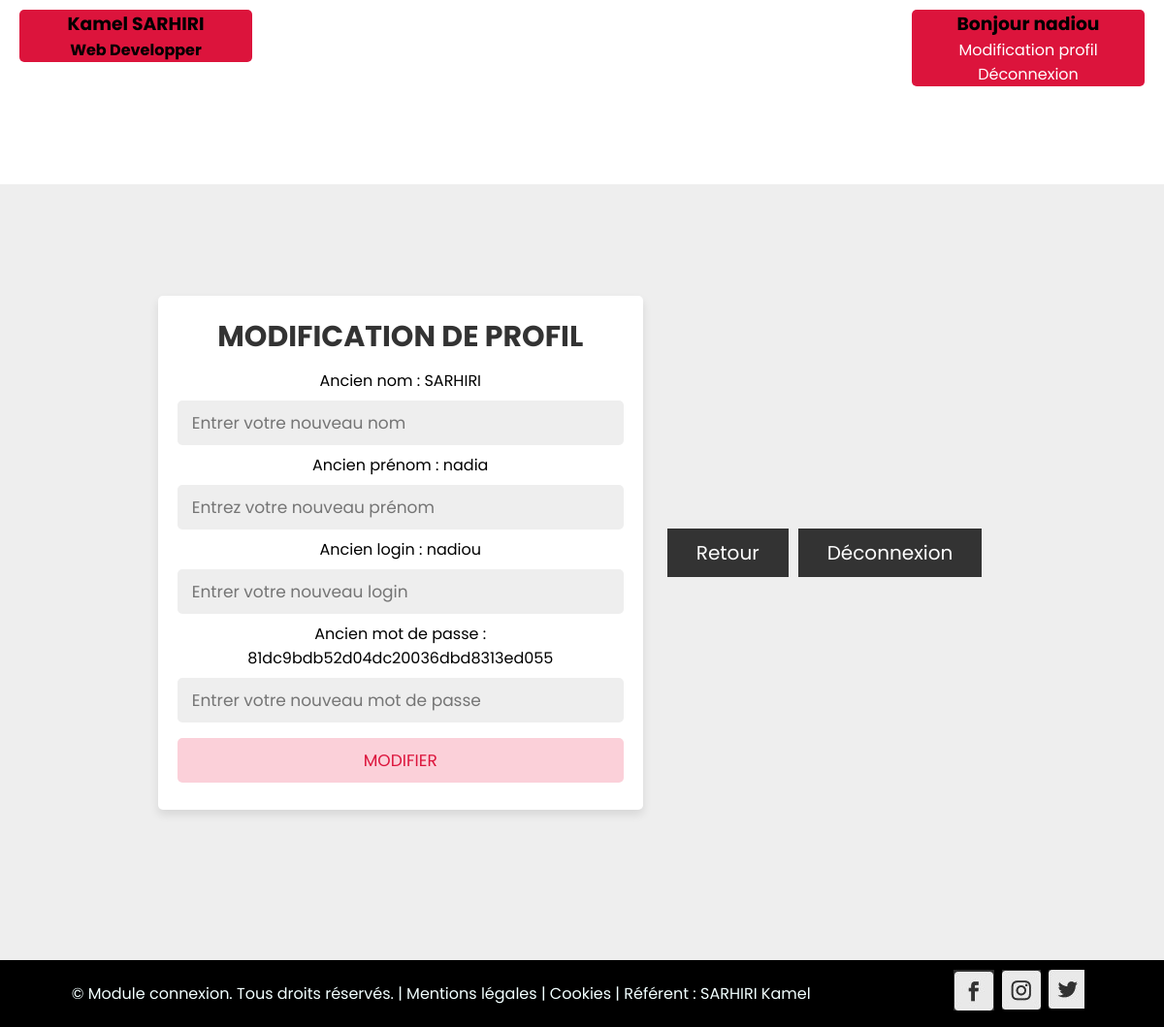
The page /update_profile.php (signed in) on the database its author committed.
### tables this page shows
CREATE TABLE IF NOT EXISTS `utilisateurs2` (
  `id` int(11) NOT NULL AUTO_INCREMENT,
  `login` varchar(255) NOT NULL,
  `prenom` varchar(255) NOT NULL,
  `nom` varchar(255) NOT NULL,
  `password` varchar(255) NOT NULL,
  `usertype` varchar(255) NOT NULL DEFAULT 'user',
  PRIMARY KEY (`id`)
);

### update_profile.php (the view, shortened to what this page needs)
<?php
@include 'config.php';
$select = "SELECT * FROM utilisateurs2 WHERE login = '".$_SESSION['user_name']."'";
    $result = mysqli_query($conn, $select);
    if(mysqli_num_rows($result) > 0){
    $row = mysqli_fetch_assoc($result);
}
?>
<!DOCTYPE html>
<html lang="fr">
<head>
    <link rel="stylesheet" href="style2.css" media="screen" type="text/css" />
</head>
<body>
    <header>
        <div class="container">
            <div id="left">
                <h3>Kamel SARHIRI</h3>
                <h4>Web Developper</h4>
            </div>
            <div id="right">
                <?php
                    if (isset($_GET['deconnexion'])){
                        if($_GET['deconnexion']==true){
                            session_unset();
                            header('Location: Index.php');
                        }
                    }
                    else if(isset($_SESSION['user_name'])){
                        $user = $_SESSION['user_name'];
                        echo "<div id='center'>
                                <h3>Bonjour $user</h3>
                            </div>";
                        if ($user != 'admin') {
                            echo "<nav>
                                <ul>
                                    <li><a class='a_head'href='update_profile.php'>Modification profil</a></li>
                                    <li><a class='a_head' href='logout.php'>Déconnexion</a></li>
                                </ul>
                            </nav>";
                        }
                    }
                ?>
            </div>
        </div>
    </header>
    <br>
    <br>
    <br>
    <br>
    <br>
    <br>
    <div class="form-container">
        <form action="" method="post" enctype="multipart/form-data">
            <h3>Modification de profil</h3>
            <span>Ancien nom : </span><?php echo "$row[nom]"?>
            <input type="text" name="name" value="" placeholder="Entrer votre nouveau nom">
            <span>Ancien prénom : </span><?php echo "$row[prenom]"?>
            <input type="text" name="lastname" value="" placeholder="Entrez votre nouveau prénom">
            <span>Ancien login : </span><?php echo "$row[login]"?>
            <input type="text" name="login" value="" placeholder="Entrer votre nouveau login">
            <span>Ancien mot de passe : </span><?php echo "$row[password]"?>
            <input type="password" name="cpassword" value="" placeholder="Entrer votre nouveau mot de passe">
            <input type="submit" name="submit" value="Modifier" class="form-btn">
        </form>
        <div class="container">
             <div class=content>
                <a href="user_page.php" class="btn">Retour</a>
            </div>
            <div class=content>
                <a href="logout.php" class="btn">Déconnexion</a>
            </div>
        </div>
    </div>
    <footer class="footer_2" style="padding-top: 10px; padding-bottom: 10px">
        <div>
            <p>
                © Module connexion. Tous droits réservés. | Mentions légales | Cookies |
                Référent  : SARHIRI Kamel
            </p>
        </div>
        <div>
            <ul class="reseaux">
                <li>
                    <a
                        href="https://www.facebook.com/ksarhi"
                        title="Suivez sur Facebook"
                        target="_blank"
                    >
                        <img
                        loading="lazy"
                        src="footer-picto-facebook.jpg"
                        alt="Suivez sur Facebook"
                        title="Suivez sur Facebook"
                        height="auto"
                        width="auto"
                        />
                    </a>
                </li>
                <li>
                    <a
                        href="https://www.instagram.com/kamelsarhi/"
                        title="Suivez sur Instagram"
                        target="_blank"
                    >
                        <img
                        src="footer-picto-instagram.jpg"
                        alt="Suivez sur Instagram"
                        title="Suivez sur Instagram"
                        height="auto"
                        width="auto"
                        />
                    </a>
                </li>
                <li>
                    <a
                        href="https://twitter.com/fcbarcelona_fra"
                        title="Suivez sur Twitter"
                        target="_blank"
                    >
                        <img
                        loading="lazy"
                        src="footer-picto-twitter.jpg"
                        alt="Suivez sur Twitter"
                        title="Suivez sur Twitter"
                        height="auto"
                        width="auto"
                        />
                    </a>
                </li>
            </ul>
        </div>
    </footer>
</body>
</html>

### style2.css (style rules this page uses)
* { margin: 0; padding: 0; box-sizing: border-box; outline: none; border: none; font-family: "Poppins", sans-serif; }
.container { display: flex; align-items: center; justify-content: center; padding: 20px; }
.container .content { text-align: center; }
.container .content .btn { display: inline-block; padding: 10px 30px; font-size: 20px; background: #333; color: #fff; margin: 0 5px; text-decoration: none; text-transform: capitalize; }
.form-container { min-height: 100vh; display: flex; align-items: center; justify-content: center; padding: 20px; padding-bottom: 60px; background: #eee; }
.form-container form { padding: 20px; border-radius: 5px; box-shadow: 0 5px 10px rgba(0, 0, 0, 0.1); background: #fff; text-align: center; width: 500px; }
.form-container form h3 { font-size: 30px; text-transform: uppercase; margin-bottom: 10px; color: #333; }
.form-container form input, .form-container form select { width: 100%; padding: 10px 15px; margin: 8px 0; font-size: 17px; background: #eee; border-radius: 5px; }
.form-container form .form-btn { background: #fbd0d9; color: crimson; text-transform: uppercase; text-transform: capitalize font-size: 20px; cursor: pointer; }
#left { background: crimson; width: 20%; position: absolute; top: 10px; left: 10px; margin-left: 10px; border-radius: 5px; text-align: center; }
#right { background: crimson; width: 20%; position: absolute; top: 10px; right: 10px; margin-right: 10px; border-radius: 5px; text-align: center; }
#right a { color: #fff; text-decoration: none; }
#right ul { list-style: none; }
.footer_2 { display: flex; flex-flow: row wrap; justify-content: space-around; align-items: center; background-color: #000000; color: #f2ffff; padding-top: 2%; padding-bottom: 2%; }
.reseaux { display: flex; flex-flow: row wrap; justify-content: center; list-style-type: none; }
.reseaux a { margin-right: 8px; }

### rows shown on the page
utilisateurs2: nom "SARHIRI", prenom "nadia", login "nadiou", password "81dc9bdb52d04dc20036dbd8313ed055"

### other values the page prints
$user "nadiou"
